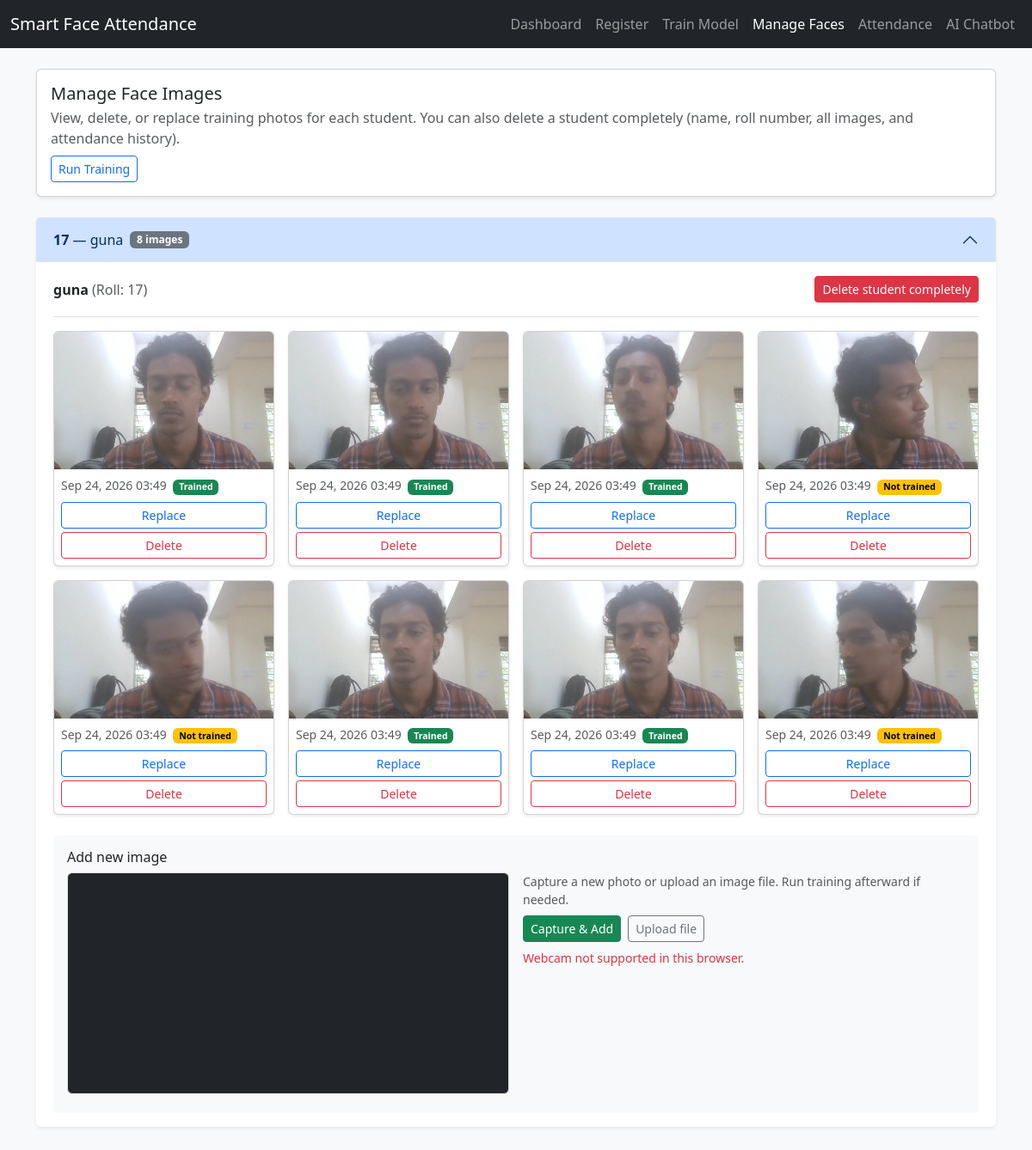
Page /manage-faces/ on the committed database.
### attendance/models.py (models this page shows, shortened)
class Student(models.Model):
    roll_no = models.CharField(max_length=50, unique=True)
    name = models.CharField(max_length=255)
    email = models.EmailField(blank=True, null=True)
    department = models.CharField(max_length=255, blank=True, null=True)
    created_at = models.DateTimeField(auto_now_add=True)
    class Meta:
        ordering = ["roll_no"]

class FaceImage(models.Model):
    student = models.ForeignKey(
        Student, on_delete=models.CASCADE, related_name="face_images"
    )
    image = models.ImageField(upload_to="students/%Y/%m/%d/")
    embedding = models.JSONField(blank=True, null=True)
    created_at = models.DateTimeField(auto_now_add=True)
    class Meta:
        ordering = ["-created_at"]

### attendance/views.py (the view)
# urls.py: path("manage-faces/", views.manage_faces, name="manage_faces"),
def manage_faces(request: HttpRequest) -> HttpResponse:
    students = (
        Student.objects.annotate(num_images=Count("face_images"))
        .prefetch_related("face_images")
        .order_by("roll_no")
    )
    return render(request, "attendance/manage_faces.html", {"students": students})

### attendance/templates/attendance/manage_faces.html (shortened to what this page needs)
{% extends "attendance/base.html" %}
{% block content %}
<div class="card shadow-sm mb-4">
    <div class="card-body">
        <div class="d-flex flex-wrap justify-content-between align-items-start gap-2">
            <div>
                <h5 class="card-title mb-1">Manage Face Images</h5>
                <p class="text-muted mb-0">
                    View, delete, or replace training photos for each student. You can also delete a
                    student completely (name, roll number, all images, and attendance history).
                </p>
            </div>
            <a href="{% url 'attendance:train_model' %}" class="btn btn-outline-primary btn-sm">Run Training</a>
        </div>
    </div>
</div>
{% if students %}
    <div class="accordion" id="studentsAccordion">
        {% for student in students %}
            <div class="accordion-item shadow-sm mb-3 border-0" id="student-item-{{ student.id }}">
                <h2 class="accordion-header" id="heading-{{ student.id }}">
                    <button class="accordion-button {% if not forloop.first %}collapsed{% endif %}" type="button"
                            data-bs-toggle="collapse" data-bs-target="#collapse-{{ student.id }}"
                            aria-expanded="{% if forloop.first %}true{% else %}false{% endif %}"
                            aria-controls="collapse-{{ student.id }}">
                        <span class="me-2"><strong>{{ student.roll_no }}</strong> — {{ student.name }}</span>
                        <span class="badge text-bg-secondary image-count-badge" data-student-id="{{ student.id }}">
                            {{ student.num_images }} image{{ student.num_images|pluralize }}
                        </span>
                    </button>
                </h2>
                <div id="collapse-{{ student.id }}" class="accordion-collapse collapse {% if forloop.first %}show{% endif %}"
                     aria-labelledby="heading-{{ student.id }}" data-bs-parent="#studentsAccordion"
                     data-student-id="{{ student.id }}">
                    <div class="accordion-body">
                        <div class="d-flex flex-wrap justify-content-between align-items-center gap-2 mb-3 pb-3 border-bottom">
                            <div>
                                <strong>{{ student.name }}</strong>
                                <span class="text-muted">(Roll: {{ student.roll_no }})</span>
                            </div>
                            <button type="button" class="btn btn-sm btn-danger delete-student-btn"
                                    data-student-id="{{ student.id }}"
                                    data-student-name="{{ student.name }}"
                                    data-student-roll="{{ student.roll_no }}">
                                Delete student completely
                            </button>
                        </div>
                        <div class="row g-3 mb-4" id="gallery-{{ student.id }}">
                            {% for face in student.face_images.all %}
                                <div class="col-6 col-md-4 col-lg-3" id="face-card-{{ face.id }}" data-student-id="{{ student.id }}">
                                    <div class="card h-100 shadow-sm">
                                        <img src="{{ face.image.url }}" class="card-img-top face-thumb" alt="Face image">
                                        <div class="card-body p-2">
                                            <p class="small text-muted mb-2">
                                                {{ face.created_at|date:"M d, Y H:i" }}
                                                {% if face.embedding %}
                                                    <span class="badge text-bg-success ms-1">Trained</span>
                                                {% else %}
                                                    <span class="badge text-bg-warning ms-1">Not trained</span>
                                                {% endif %}
                                            </p>
                                            <div class="d-grid gap-1">
                                                <button type="button" class="btn btn-sm btn-outline-primary replace-btn"
                                                        data-face-id="{{ face.id }}"
                                                        data-student-name="{{ student.name }}">
                                                    Replace
                                                </button>
                                                <button type="button" class="btn btn-sm btn-outline-danger delete-btn"
                                                        data-face-id="{{ face.id }}"
                                                        data-student-id="{{ student.id }}">
                                                    Delete
                                                </button>
                                            </div>
                                        </div>
                                    </div>
                                </div>
                            {% empty %}
                                <div class="col-12 text-muted no-images-msg" id="no-images-{{ student.id }}">
                                    No images captured yet for this student.
                                </div>
                            {% endfor %}
                        </div>
                        <div class="card bg-light border-0">
                            <div class="card-body">
                                <h6 class="card-title">Add new image</h6>
                                <div class="row g-3 align-items-start">
                                    <div class="col-lg-6">
                                        <video class="add-video w-100 border rounded bg-dark" data-student-id="{{ student.id }}"
                                               autoplay playsinline></video>
                                    </div>
                                    <div class="col-lg-6">
                                        <p class="small text-muted mb-2">
                                            Capture a new photo or upload an image file. Run training afterward if needed.
                                        </p>
                                        <div class="d-flex flex-wrap gap-2 mb-2">
                                            <button type="button" class="btn btn-success btn-sm capture-add-btn"
                                                    data-student-id="{{ student.id }}">
                                                Capture &amp; Add
                                            </button>
                                            <label class="btn btn-outline-secondary btn-sm mb-0">
                                                Upload file
                                            </label>
                                        </div>
                                        <div class="small add-status text-muted" data-student-id="{{ student.id }}"></div>
                                    </div>
                                </div>
                            </div>
                        </div>
                    </div>
                </div>
            </div>
        {% endfor %}
    </div>
{% else %}
    <div class="alert alert-info">
        No students registered yet.
        <a href="{% url 'attendance:register_student' %}">Register a student</a> first.
    </div>
{% endif %}
{% endblock %}

### attendance/templates/attendance/base.html (shortened to what this page needs)
{% load static %}
<!DOCTYPE html>
<html lang="en">
<head>
    <link href="https://cdn.jsdelivr.net/npm/bootstrap@5.3.3/dist/css/bootstrap.min.css" rel="stylesheet">
</head>
<body class="bg-light">
<nav class="navbar navbar-expand-lg navbar-dark bg-dark mb-4">
    <div class="container-fluid">
        <a class="navbar-brand" href="{% url 'attendance:dashboard' %}">Smart Face Attendance</a>
        <div class="collapse navbar-collapse" id="navbarNav">
            <ul class="navbar-nav ms-auto">
                <li class="nav-item">
                    <a class="nav-link {% if request.resolver_match.url_name == 'dashboard' %}active{% endif %}"
                       href="{% url 'attendance:dashboard' %}">Dashboard</a>
                </li>
                <li class="nav-item">
                    <a class="nav-link {% if request.resolver_match.url_name == 'register_student' %}active{% endif %}"
                       href="{% url 'attendance:register_student' %}">Register</a>
                </li>
                <li class="nav-item">
                    <a class="nav-link {% if request.resolver_match.url_name == 'train_model' %}active{% endif %}"
                       href="{% url 'attendance:train_model' %}">Train Model</a>
                </li>
                <li class="nav-item">
                    <a class="nav-link {% if request.resolver_match.url_name == 'manage_faces' %}active{% endif %}"
                       href="{% url 'attendance:manage_faces' %}">Manage Faces</a>
                </li>
                <li class="nav-item">
                    <a class="nav-link {% if request.resolver_match.url_name == 'attendance' %}active{% endif %}"
                       href="{% url 'attendance:attendance' %}">Attendance</a>
                </li>
                <li class="nav-item">
                    <a class="nav-link {% if request.resolver_match.url_name == 'chatbot' %}active{% endif %}"
                       href="{% url 'attendance:chatbot' %}">AI Chatbot</a>
                </li>
            </ul>
        </div>
    </div>
</nav>
<main class="container mb-5">
    {% block content %}{% endblock %}
</main>
</body>
</html>

### attendance/templates/attendance/manage_faces.html (style rules this page uses)
.face-thumb { height: 160px; object-fit: cover; }

### rows in the picture
Student: roll_no "17", name "guna", num_images "8"
FaceImage: image (picture), created_at "Sep 24, 2026 03:49", shows "Trained"
FaceImage: image (picture), created_at "Sep 24, 2026 03:49", shows "Trained"
FaceImage: image (picture), created_at "Sep 24, 2026 03:49", shows "Trained"
FaceImage: image (picture), created_at "Sep 24, 2026 03:49", shows "Not trained"
FaceImage: image (picture), created_at "Sep 24, 2026 03:49", shows "Not trained"
FaceImage: image (picture), created_at "Sep 24, 2026 03:49", shows "Trained"
FaceImage: image (picture), created_at "Sep 24, 2026 03:49", shows "Trained"
FaceImage: image (picture), created_at "Sep 24, 2026 03:49", shows "Not trained"
